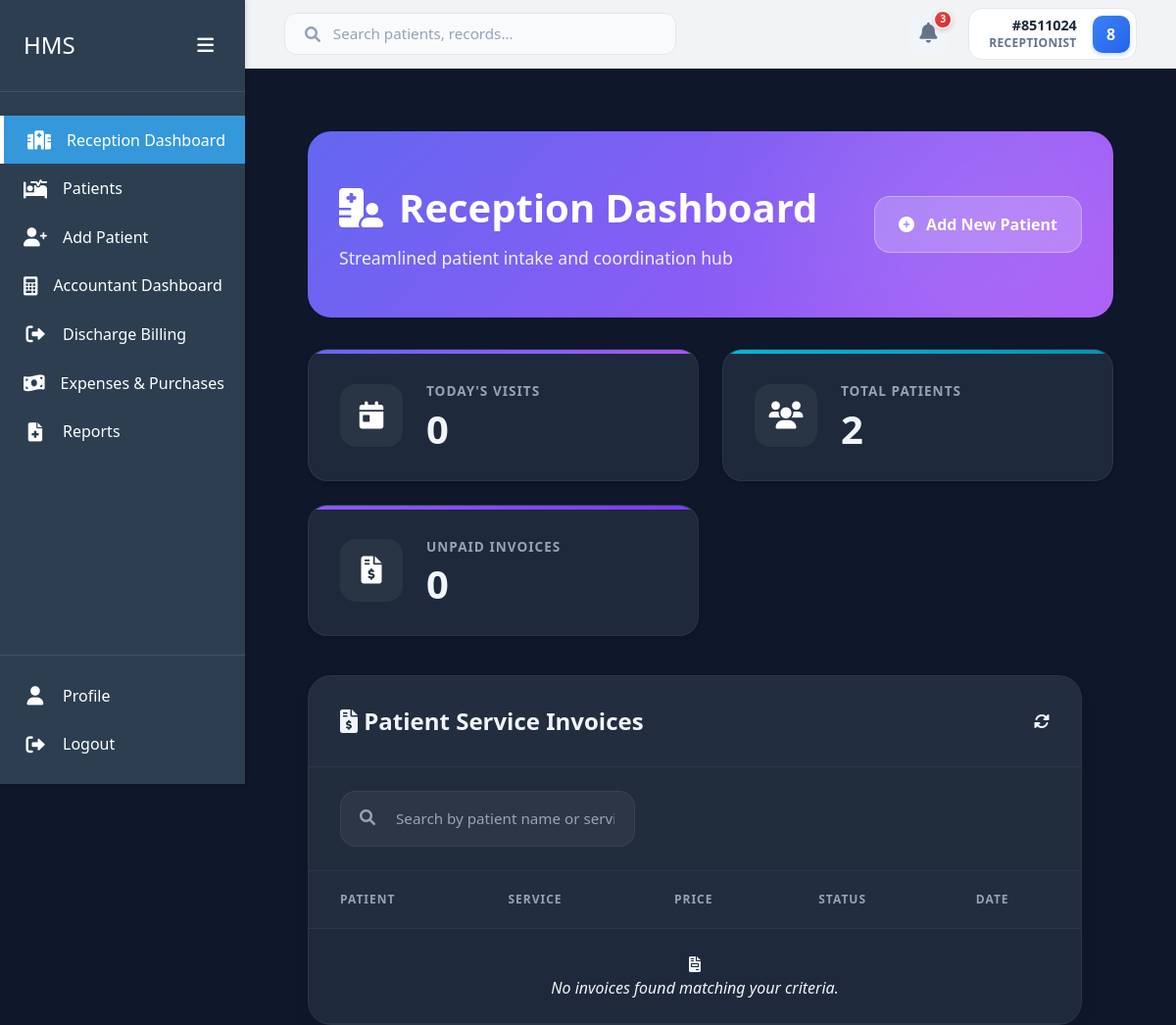
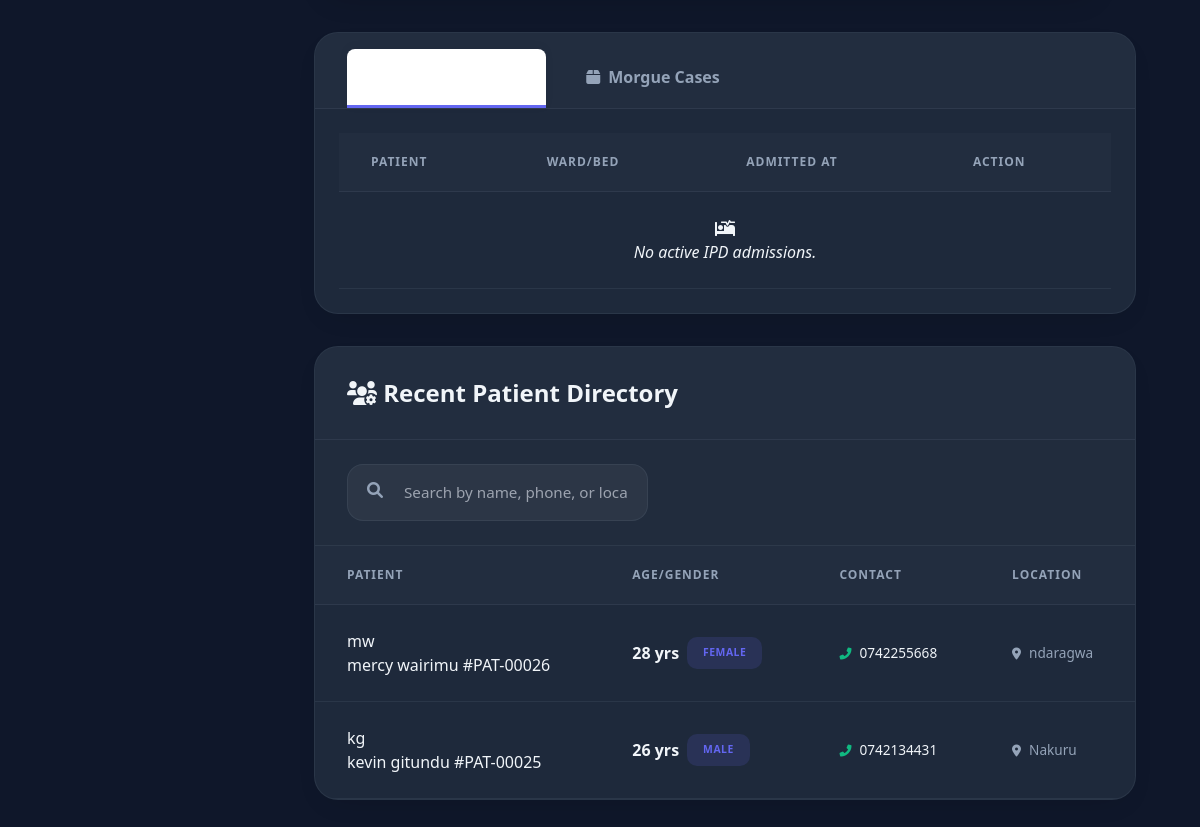
Page /home/dashboard/ (signed in) on the earlier database version (2 pictures, top to bottom).
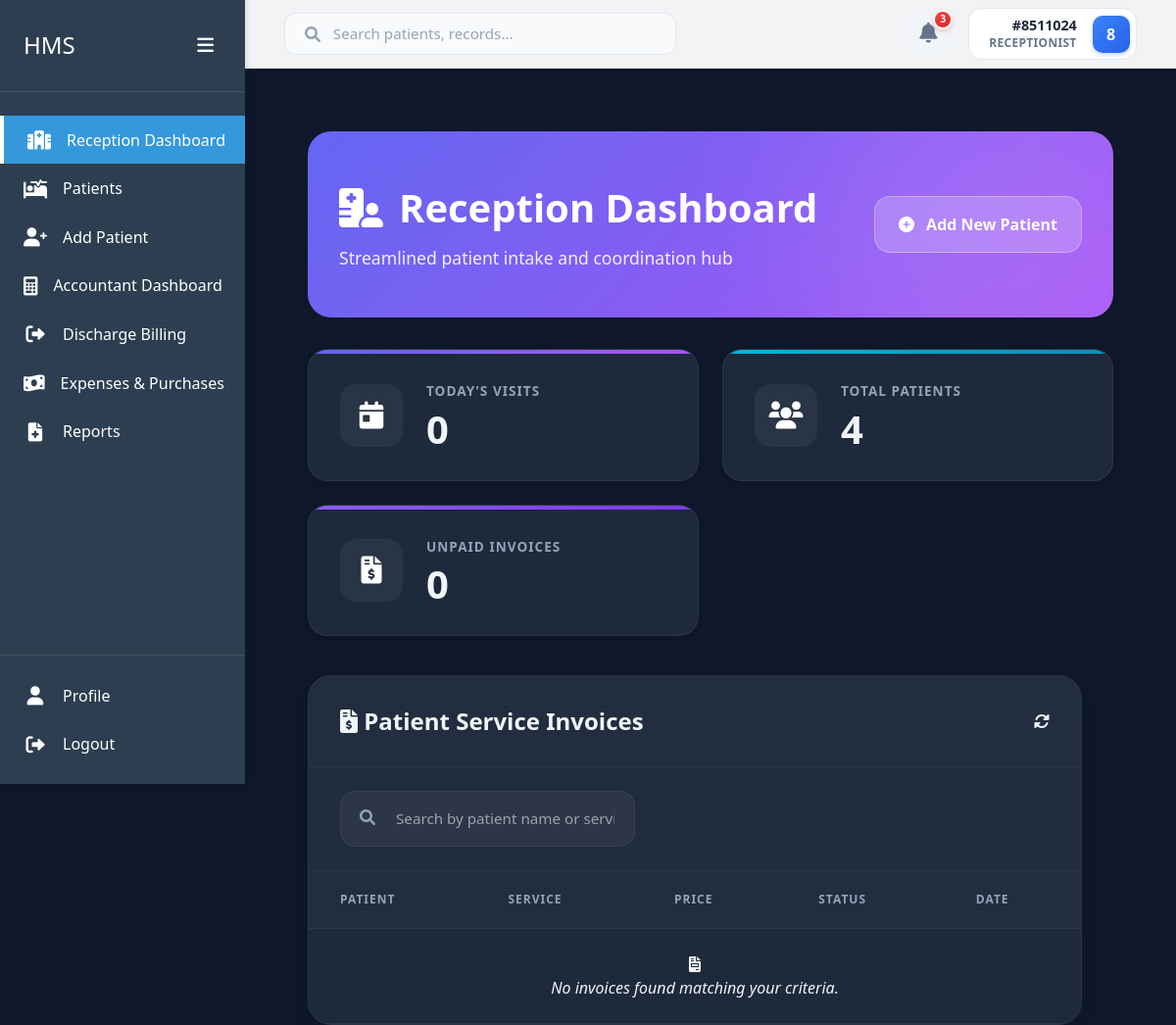
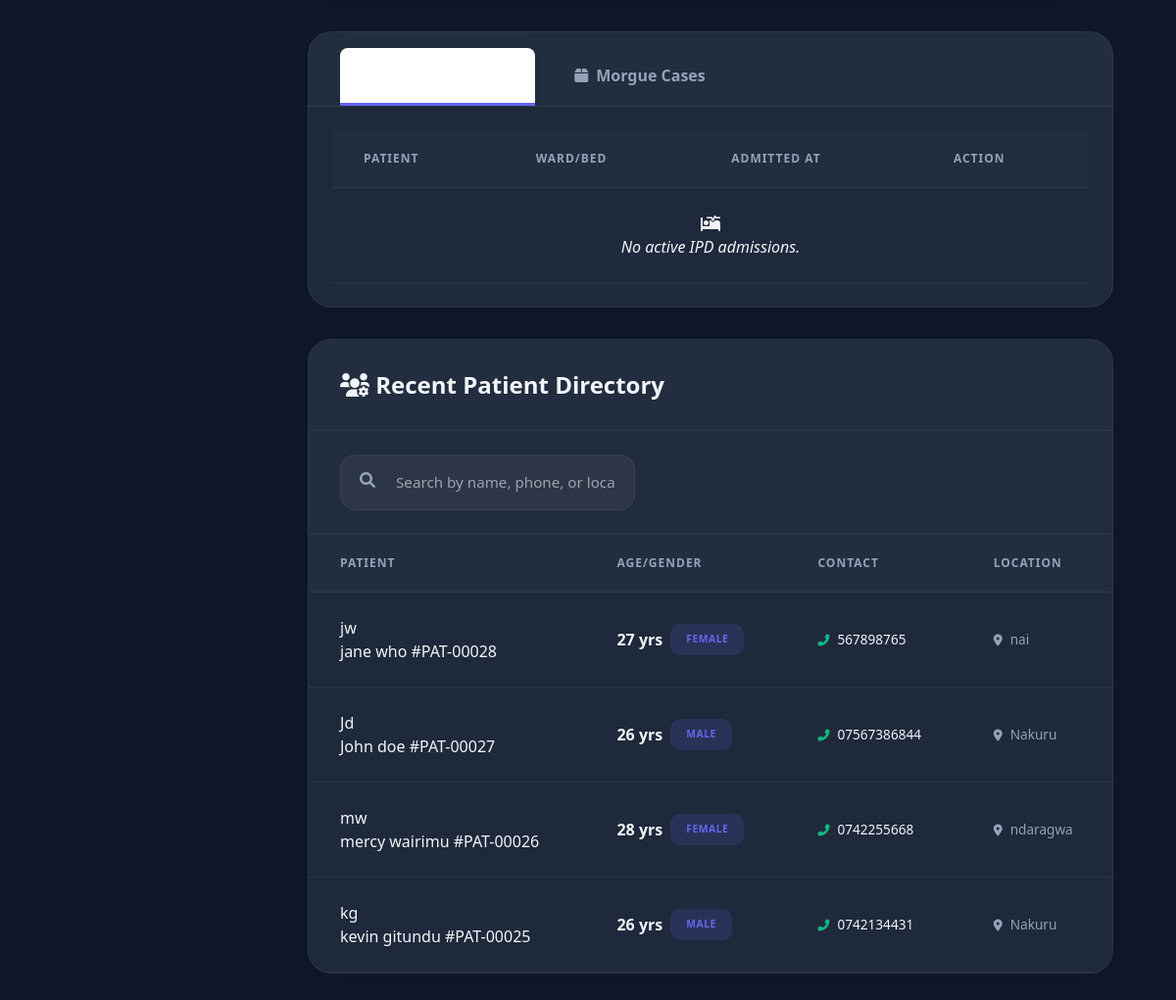
Same page on the later database version (2 pictures, top to bottom).
### home/models.py (models this page shows, shortened)
class Patient(models.Model):
    GENDER_CHOICES = [
        ('M', 'Male'),
        ('F', 'Female'),
        ('O', 'Other'),
        ('N', 'Prefer not to say')
    ]
    first_name = models.CharField(max_length=100)
    last_name = models.CharField(max_length=100)
    id_number = models.CharField(max_length=20, unique=True, null=True, blank=True)
    date_of_birth = models.DateField()
    age = models.PositiveIntegerField(editable=False)  # Will be calculated automatically
    phone = models.CharField(max_length=15)
    location = models.CharField(max_length=200)
    gender = models.CharField(max_length=1, choices=GENDER_CHOICES)
    created_at = models.DateTimeField(auto_now_add=True)
    updated_at = models.DateTimeField(auto_now=True)
    created_by = models.ForeignKey('users.User', on_delete=models.SET_NULL, null=True, related_name='patients_created')
    @property
    def full_name(self):
        return f"{self.first_name} {self.last_name}"

### home/views.py (the view, shortened to what this page needs)
# urls.py: path('dashboard/', views.reception_dashboard, name='reception_dashboard'),
@login_required
def reception_dashboard(request):
    invoice_search = request.GET.get('invoice_search', '')
    patient_search = request.GET.get('patient_search', '')
    triage_search = request.GET.get('triage_search', '')
    pending_search = request.GET.get('pending_search', '')
    user_role = request.user.role
    patients = Patient.objects.all()
    patients = patients.order_by('-created_at')[:10]
    today = timezone.now().date()
    today_visits = Visit.objects.filter(visit_date__date=today).count()
    total_patients = Patient.objects.count()
    context = {
        'patients': patients,
        'today_visits': today_visits,
        'total_patients': total_patients,
        'patient_search': patient_search,
        'triage_search': triage_search,
        'pending_search': pending_search,
        'user_role': user_role,
        'ipd_admissions': Admission.objects.filter(status='Admitted').select_related('patient', 'bed', 'bed__ward'),
        'morgue_admissions': MorgueAdmission.objects.filter(status='ADMITTED').select_related('deceased'),
    }
    if user_role == 'Receptionist':
        invoices = Invoice.objects.filter(
            status__in=['Pending', 'Partial', 'Draft'],
            visit__visit_type='OUT-PATIENT'
        ).select_related('patient', 'deceased').prefetch_related('items__service')
        invoices = invoices.order_by('-created_at')
        unpaid_invoices = Invoice.objects.filter(status__in=['Pending', 'Partial', 'Draft'], visit__visit_type='OUT-PATIENT').count()
        services = Service.objects.filter(is_active=True).select_related('department').order_by('department__name', 'name')
        context.update({
            'invoices': invoices,
            'unpaid_invoices': unpaid_invoices,
            'invoice_search': invoice_search,
            'services': services,
        })
    return render(request, 'home/reception_dashboard.html', context)

### accounts/templatetags/custom_filters.py (called while the page is built)
@register.filter(name='format_number')
def format_number(value, decimal_places=2):
    if value is None:
        return "0"
    try:
        num = float(value)
        if num.is_integer():
            return "{:,}".format(int(num))
        return "{0:,.{1}f}".format(num, decimal_places)
    except (ValueError, TypeError):
        return value

### home/templates/home/reception_dashboard.html (shortened to what the changed rows need)
{% extends 'users/dashboard_base.html' %}
{% load custom_filters %}
{% block content %}
<div class="container">
    <div class="reception-hero">
        <div class="hero-content">
            <h1><i class="fas fa-hospital-user"></i> Reception Dashboard</h1>
        </div>
    </div>
    <div class="analytics-grid">
        <div class="stat-card" style="--gradient: var(--reception-gradient-2)">
            <div class="stat-info">
                <h3>Total Patients</h3>
                <div class="number">{{ total_patients }}</div>
            </div>
        </div>
    </div>
    <div class="content-grid">
        {% if user_role == 'Receptionist' %}
        <div class="section">
            <div class="table-responsive">
                <table class="premium-table">
                    <thead>
                        <tr>
                            <th>Patient</th>
                            <th>Service</th>
                            <th>Price</th>
                            <th>Status</th>
                            <th>Date</th>
                        </tr>
                    </thead>
                </table>
            </div>
        </div>
        {% endif %}
        {% if user_role == 'Receptionist' or user_role == 'Admin' %}
        <div class="section admission-morgue-section" style="grid-column: span 2;">
            <div class="tab-container">
                <div id="ipd-tab" class="tab-content active">
                    <div class="table-responsive">
                        <table class="premium-table">
                            <thead>
                                <tr>
                                    <th>Patient</th>
                                    <th>Ward/Bed</th>
                                    <th>Admitted At</th>
                                    <th class="text-right">Action</th>
                                </tr>
                            </thead>
                        </table>
                    </div>
                </div>
            </div>
        </div>
        {% endif %}
        {% if user_role == 'Receptionist' %}
        <div class="section" style="grid-column: span 2;">
            <div class="table-responsive">
                <table class="premium-table">
                    <thead>
                        <tr>
                            <th>Patient</th>
                            <th>Age/Gender</th>
                            <th>Contact</th>
                            <th>Location</th>
                        </tr>
                    </thead>
                    <tbody id="patientTableBody">
                        {% for patient in patients %}
                        <tr class="patient-row" data-patient-id="{{ patient.pk }}"
                            data-patient-name="{{ patient.full_name }}">
                            <td>
                                <div class="patient-profile-inline">
                                    <div class="avatar-initials" data-name="{{ patient.first_name }}">
                                        {{ patient.first_name|first }}{{ patient.last_name|first }}
                                    </div>
                                    <div class="name-id">
                                        <span class="full-name">{{ patient.full_name }}</span>
                                        <span class="patient-id">#PAT-{{ patient.pk|stringformat:"05d" }}</span>
                                    </div>
                                </div>
                            </td>
                            <td>
                                <div style="display: flex; gap: 0.5rem; align-items: center;">
                                    <span style="font-weight: 600;">{{ patient.age }} yrs</span>
                                    <span class="invoice-status status-partial" style="font-size: 0.65rem;">{{ patient.get_gender_display }}</span>
                                </div>
                            </td>
                            <td>
                                <div style="font-size: 0.85rem; color: var(--text-primary);">
                                    <i class="fas fa-phone-alt" style="font-size: 0.75rem; color: #10b981; margin-right: 0.5rem;"></i>{{ patient.phone }}
                                </div>
                            </td>
                            <td>
                                <div style="font-size: 0.85rem; color: var(--text-secondary);">
                                    <i class="fas fa-map-marker-alt" style="font-size: 0.75rem; margin-right: 0.5rem;"></i>{{ patient.location }}
                                </div>
                            </td>
                        </tr>
                        {% endfor %}
                    </tbody>
                </table>
            </div>
        </div>
        {% endif %}
    </div>
</div>
                        {% regroup services by department as services_by_dept %}
{% endblock %}

Differences in the rows shown:
added Patient: first_name|first "j", last_name|first "w", full_name "jane who", pk "00028", age "27", gender "FEMALE", phone "567898765", location "nai"
added Patient: first_name|first "J", last_name|first "d", full_name "John doe", pk "00027", age "26", gender "MALE", phone "07567386844", location "Nakuru"
Other differences:
{{ total_patients }}: "2" → "4"
